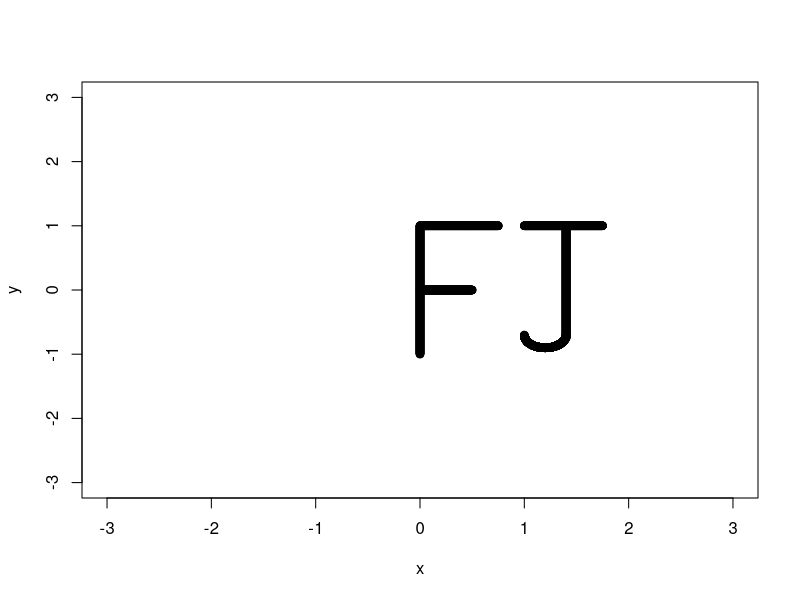

This figure's R source:
## ---- chunk 1
knitr::opts_chunk$set(echo = TRUE)
## ---- chunk 2
xcurve <- c(seq(1, 1.4, length.out=3000))
ycurve <- -sqrt(0.2^2-(xcurve-1.2)^2)-0.7
x=c(rep(0,500),seq(0,0.5,length.out=500), seq(0,0.75,length.out=1000), seq(1,1.75,length.out=1000), rep(1.4,500), xcurve)
y=c(seq(-1,1,length.out=500),rep(0, 500), rep(1, 1000), rep(1, 1000), seq(-0.75,1,length.out=500), ycurve)
#z=rbind(x,y)
plot(y~x, xlim=c(-3,3), ylim=c(-3,3))
